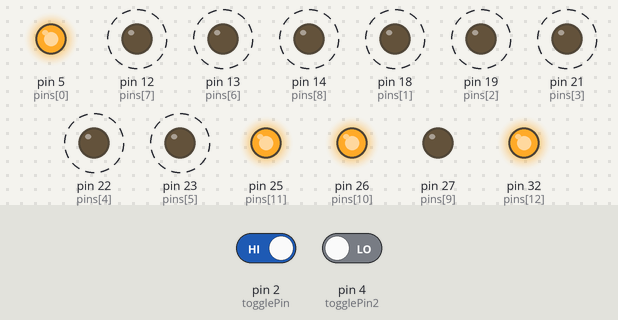
A sketch run on a simulated Arduino Mega 2560, built with avr-gcc and run on an emulated ATmega2560. Parts: output pins drawn as LEDs (lit = HIGH). Dashed ring = blinking. Inputs (shaded band) come from the test bench; at power-on: pin 2 (togglePin) HIGH, pin 4 (togglePin2) LOW. What the sketch prints to the serial monitor is not drawn.

Above: at 3.27 s.
3.3 s: pin 2 (togglePin) driven LOW
At 3.9 s:
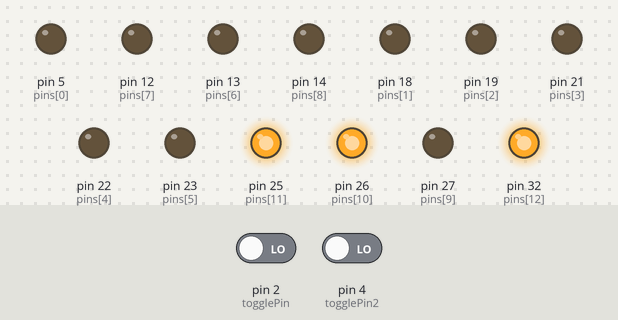
4.8 s: pin 4 (togglePin2) driven HIGH
At 4.88 s:
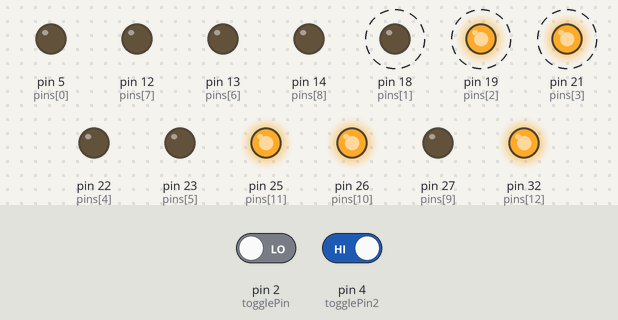
8.2 s: pin 2 (togglePin) driven HIGH
At 8.87 s:
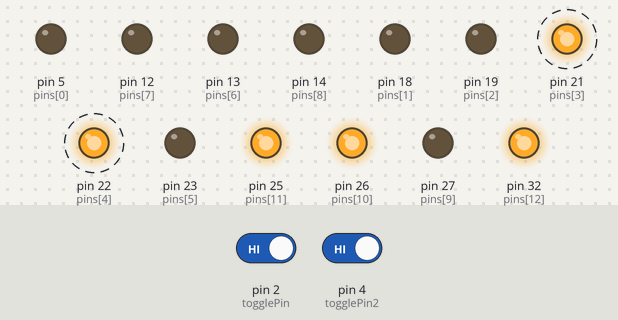
Timing chart, 0 to 17.6 s (numbered marks = the images above; inputs shaded):
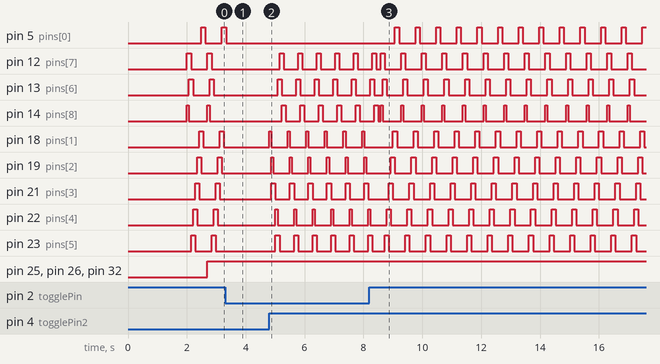

The sketch:

lightTest.ino
```cpp
const int togglePin = 2;       // Pin connected to the SPDT toggle switch
const int togglePin2 = 4;       // Pin connected to the SPDT toggle switch
const int pins[] = {5,18,19,21,22,23,13,12,14,27,26,25,32};
const int speed = 70;

// Note the format for setting a serial port is as follows: Serial2.begin(baud-rate, protocol, RX pin, TX pin);
#define RXD2 16
#define TXD2 17
int dist; /*----actual distance measurements of LiDAR---*/
int strength; /*----signal strength of LiDAR----------------*/
float temprature;
unsigned char check;        /*----save check value------------------------*/
int i;
unsigned char uart[9];  /*----save data measured by LiDAR-------------*/
const int HEADER=0x59; /*----frame header of data package------------*/
int rec_debug_state = 0x01;//receive state for frame

void setup() {
  //
  pinMode(togglePin, INPUT_PULLUP); // Set the toggle pin as input with internal pull-up resistor
  for (int i = 0; i <= 12; i++) {
    pinMode(pins[i], OUTPUT);
  }
  //lidar setup
  delay(2000);
	Serial.begin(115200);
	Serial.println("\nBenewake TFmini-S UART LiDAR Program");
	Serial2.begin(115200);

}

void loop() {
  Get_Lidar_data();
  //
  int toggleState = digitalRead(togglePin); // Read the state of the toggle switch
  int toggleState2 = digitalRead(togglePin2); // Read the state of the toggle switch

  // If the toggle switch is in the left position
  if (toggleState == HIGH) {
    digitalWrite(pins[8], 1);
    digitalWrite(pins[7], 1);
    delay(speed);
    digitalWrite(pins[8], 0);
    digitalWrite(pins[7], 1);
    digitalWrite(pins[6], 1);
    delay(speed);
    digitalWrite(pins[7], 0);
     digitalWrite(pins[6], 1);
     digitalWrite(pins[5], 1);
     delay(speed);
     digitalWrite(pins[6], 0);
     digitalWrite(pins[5], 1);
     digitalWrite(pins[4], 1);
     delay(speed);
     digitalWrite(pins[5], 0);
     digitalWrite(pins[4], 1);
     digitalWrite(pins[3], 1);
     delay(speed);
     digitalWrite(pins[4], 0);
     digitalWrite(pins[3], 1);
     digitalWrite(pins[2], 1);
     delay(speed);
     digitalWrite(pins[3], 0);
     digitalWrite(pins[2], 1);
     digitalWrite(pins[1], 1);
     delay(speed);
     digitalWrite(pins[2], 0);
     digitalWrite(pins[1], 1);
     digitalWrite(pins[0], 1);
     delay(speed);
     digitalWrite(pins[1], 0);
     digitalWrite(pins[0], 1);
     delay(speed);
     digitalWrite(pins[0], 0);
     delay(speed);


  }
  // If the toggle switch is in the right position
  else if(toggleState2 == HIGH) {
    digitalWrite(pins[1], 1);
    delay(speed);
    digitalWrite(pins[1], 0);
    digitalWrite(pins[2], 1);
    digitalWrite(pins[3], 1);
    delay(speed);
    digitalWrite(pins[2], 0);
    digitalWrite(pins[3], 1);
    digitalWrite(pins[4], 0);
    delay(speed);
    digitalWrite(pins[3], 0);
    digitalWrite(pins[4], 1);
    digitalWrite(pins[5], 1);
    delay(speed);
    digitalWrite(pins[4], 0);
    digitalWrite(pins[5], 1);
    digitalWrite(pins[6], 1);
    delay(speed);
    digitalWrite(pins[5], 0);
    digitalWrite(pins[6], 1);
    digitalWrite(pins[7], 1);
    delay(speed);
    digitalWrite(pins[6], 0);
    digitalWrite(pins[7], 1);
    digitalWrite(pins[8], 1);
    delay(speed);
    digitalWrite(pins[7], 0);
    digitalWrite(pins[8], 1);
    digitalWrite(pins[9], 1);
    delay(speed);
    digitalWrite(pins[8], 0);
    digitalWrite(pins[9], 1);
    delay(speed);
    digitalWrite(pins[9], 0);


  }
  else
  {
    digitalWrite(pins[0], LOW);
    digitalWrite(pins[1], LOW);
    digitalWrite(pins[2], LOW);
    digitalWrite(pins[3], LOW);
    digitalWrite(pins[4], LOW);
    digitalWrite(pins[5], LOW);
    digitalWrite(pins[6], LOW);
    digitalWrite(pins[7], LOW);

  }

  digitalWrite(pins[10], 1);
  digitalWrite(pins[11], 1);
  digitalWrite(pins[12], 1);

}

void Get_Lidar_data(){
if (Serial2.available()) //check if serial port has data input
    {
    if(rec_debug_state == 0x01)
        {  //the first byte
          uart[0]=Serial2.read();
          if(uart[0] == 0x59)
              {
                check = uart[0];
                rec_debug_state = 0x02;
              }
        }
else if(rec_debug_state == 0x02)
     {//the second byte
      uart[1]=Serial2.read();
      if(uart[1] == 0x59)
          {
            check += uart[1];
            rec_debug_state = 0x03;
          }
      else{
            rec_debug_state = 0x01;
          }
      }

else if(rec_debug_state == 0x03)
        {
          uart[2]=Serial2.read();
          check += uart[2];
          rec_debug_state = 0x04;
        }
else if(rec_debug_state == 0x04)
        {
          uart[3]=Serial2.read();
          check += uart[3];
          rec_debug_state = 0x05;
        }
else if(rec_debug_state == 0x05)
        {
          uart[4]=Serial2.read();
          check += uart[4];
          rec_debug_state = 0x06;
        }
else if(rec_debug_state == 0x06)
        {
          uart[5]=Serial2.read();
          check += uart[5];
          rec_debug_state = 0x07;
        }
else if(rec_debug_state == 0x07)
        {
          uart[6]=Serial2.read();
          check += uart[6];
          rec_debug_state = 0x08;
        }
else if(rec_debug_state == 0x08)
        {
          uart[7]=Serial2.read();
          check += uart[7];
          rec_debug_state = 0x09;
        }
else if(rec_debug_state == 0x09)
        {
          uart[8]=Serial2.read();
          if(uart[8] == check)
            {

              dist = uart[2] + uart[3]*256;//the distance
              if(dist <= 91.44)
              {
                for(int i = 0; i <= 12; i++)
                {
                  digitalWrite(pins[i], 1);
                }
                delay(speed);
                for(int i = 0; i <= 12; i++)
                {
                  digitalWrite(pins[i], 0);
                }
                delay(speed);
              }
              else if(dist <= 120 && dist > 91.44)
              {
                for(int i = 0; i <= 9; i++)
                {
                  digitalWrite(pins[i], 1);
                }
                delay(speed);
                for(int i = 0; i <= 9; i++)
                {
                  digitalWrite(pins[i], 0);
                }
                delay(speed);
              }
              strength = uart[4] + uart[5]*256;//the strength
              temprature = uart[6] + uart[7] *256;//calculate chip temprature
              temprature = temprature/8 - 256;
              Serial.print("dist = ");
              Serial.print(dist); //output measure distance value of LiDAR
              Serial.print('\n');
              Serial.print("strength = ");
              Serial.print(strength); //output signal strength value
              Serial.print('\n');
              Serial.print("\t Chip Temprature = ");
              Serial.print(temprature);
              Serial.println(" celcius degree"); //output chip temperature of Lidar
              while(Serial2.available()){Serial2.read();} // This part is added becuase some previous packets are there in the buffer so to clear serial buffer and get fresh data.
              delay(100);

             }
          rec_debug_state = 0x01;
        }
    }
}
```

Measured:
- after the input at 3.3 s, pin 5 (pins[0]): goes on until 3.3 s, then stays LOW; pin 12 (pins[7]), pin 13 (pins[6]), pin 14 (pins[8]), pin 18 (pins[1]), pin 19 (pins[2]), pin 21 (pins[3]), pin 22 (pins[4]), pin 23 (pins[5]): stops changing and stays LOW
- after the input at 4.8 s, pin 12 (pins[7]): alternates HIGH for 0.14 s and LOW for 0.49 s, starting after 0.35 s; pin 13 (pins[6]): alternates HIGH for 0.14 s and LOW for 0.49 s, starting after 0.28 s
- after the input at 8.2 s, pin 5 (pins[0]): alternates HIGH for 0.14 s and LOW for 0.56 s, starting after 0.87 s; pin 27 (pins[9]): goes on until 8.6 s, then stays LOW
- by itself, pin 14 (pins[8]): alternates HIGH for 0.07 s and LOW for 0.63 s
- by itself, pin 12 (pins[7]), pin 13 (pins[6]), pin 18 (pins[1]), pin 19 (pins[2]), pin 21 (pins[3]), pin 22 (pins[4]), pin 23 (pins[5]): alternates HIGH for 0.14 s and LOW for 0.56 s
